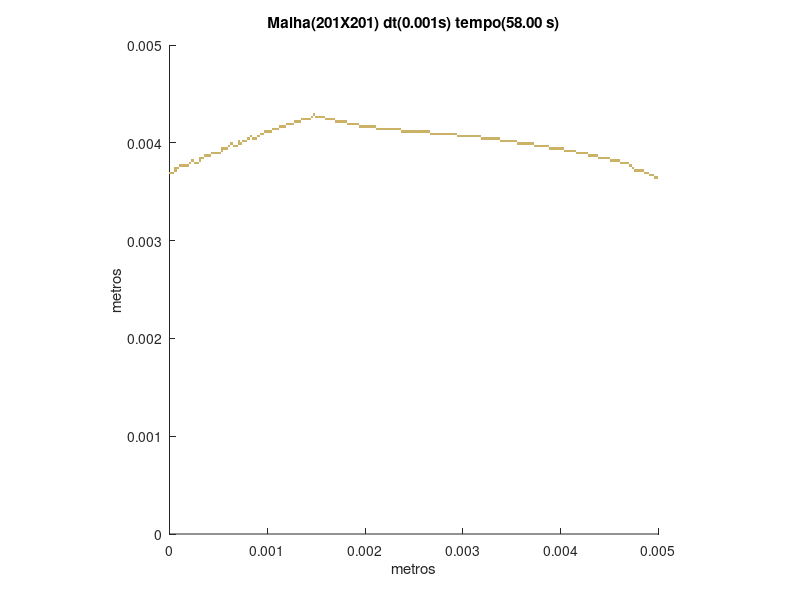

MATLAB code to generate this figure:
set (gca,'PlotBoxAspectRatio',[1 1 1],'Xlim',[0,0.005],'Ylim',[0,0.005])
hold on
title('Malha(201X201) dt(0.001s) tempo(58.00 s)')
hold on
ylabel('metros')
hold on
xlabel('metros')
hold on

fill([0.00495024875621891 0.00495024875621891 0.00497512437810945 0.00497512437810945],[0.0036318407960199 0.00365671641791045 0.00365671641791045 0.0036318407960199],[0.8,0.7,0.4],'LineStyle','none')

fill([0.00497512437810945 0.00497512437810945 0.005 0.005],[0.0036318407960199 0.00365671641791045 0.00365671641791045 0.0036318407960199],[0.8,0.7,0.4],'LineStyle','none')

fill([0.00490049751243781 0.00490049751243781 0.00492537313432836 0.00492537313432836],[0.00365671641791045 0.003681592039801 0.003681592039801 0.00365671641791045],[0.8,0.7,0.4],'LineStyle','none')

fill([0.00492537313432836 0.00492537313432836 0.00495024875621891 0.00495024875621891],[0.00365671641791045 0.003681592039801 0.003681592039801 0.00365671641791045],[0.8,0.7,0.4],'LineStyle','none')

fill([0 0 2.48756218905473E-05 2.48756218905473E-05],[0.003681592039801 0.00370646766169154 0.00370646766169154 0.003681592039801],[0.8,0.7,0.4],'LineStyle','none')

fill([2.48756218905473E-05 2.48756218905473E-05 4.97512437810945E-05 4.97512437810945E-05],[0.003681592039801 0.00370646766169154 0.00370646766169154 0.003681592039801],[0.8,0.7,0.4],'LineStyle','none')

fill([0.00485074626865672 0.00485074626865672 0.00487562189054726 0.00487562189054726],[0.003681592039801 0.00370646766169154 0.00370646766169154 0.003681592039801],[0.8,0.7,0.4],'LineStyle','none')

fill([0.00487562189054726 0.00487562189054726 0.00490049751243781 0.00490049751243781],[0.003681592039801 0.00370646766169154 0.00370646766169154 0.003681592039801],[0.8,0.7,0.4],'LineStyle','none')

fill([4.97512437810945E-05 4.97512437810945E-05 7.46268656716418E-05 7.46268656716418E-05],[0.00370646766169154 0.00373134328358209 0.00373134328358209 0.00370646766169154],[0.8,0.7,0.4],'LineStyle','none')

fill([0.00475124378109453 0.00475124378109453 0.00477611940298507 0.00477611940298507],[0.00370646766169154 0.00373134328358209 0.00373134328358209 0.00370646766169154],[0.8,0.7,0.4],'LineStyle','none')

fill([0.00477611940298507 0.00477611940298507 0.00480099502487562 0.00480099502487562],[0.00370646766169154 0.00373134328358209 0.00373134328358209 0.00370646766169154],[0.8,0.7,0.4],'LineStyle','none')

fill([0.00480099502487562 0.00480099502487562 0.00482587064676617 0.00482587064676617],[0.00370646766169154 0.00373134328358209 0.00373134328358209 0.00370646766169154],[0.8,0.7,0.4],'LineStyle','none')

fill([0.00482587064676617 0.00482587064676617 0.00485074626865672 0.00485074626865672],[0.00370646766169154 0.00373134328358209 0.00373134328358209 0.00370646766169154],[0.8,0.7,0.4],'LineStyle','none')

fill([4.97512437810945E-05 4.97512437810945E-05 7.46268656716418E-05 7.46268656716418E-05],[0.00373134328358209 0.00375621890547264 0.00375621890547264 0.00373134328358209],[0.8,0.7,0.4],'LineStyle','none')

fill([7.46268656716418E-05 7.46268656716418E-05 9.95024875621891E-05 9.95024875621891E-05],[0.00373134328358209 0.00375621890547264 0.00375621890547264 0.00373134328358209],[0.8,0.7,0.4],'LineStyle','none')

fill([0.00472636815920398 0.00472636815920398 0.00475124378109453 0.00475124378109453],[0.00373134328358209 0.00375621890547264 0.00375621890547264 0.00373134328358209],[0.8,0.7,0.4],'LineStyle','none')

fill([9.95024875621891E-05 9.95024875621891E-05 0.000124378109452736 0.000124378109452736],[0.00375621890547264 0.00378109452736318 0.00378109452736318 0.00375621890547264],[0.8,0.7,0.4],'LineStyle','none')

fill([0.000124378109452736 0.000124378109452736 0.000149253731343284 0.000149253731343284],[0.00375621890547264 0.00378109452736318 0.00378109452736318 0.00375621890547264],[0.8,0.7,0.4],'LineStyle','none')

fill([0.000149253731343284 0.000149253731343284 0.000174129353233831 0.000174129353233831],[0.00375621890547264 0.00378109452736318 0.00378109452736318 0.00375621890547264],[0.8,0.7,0.4],'LineStyle','none')

fill([0.000174129353233831 0.000174129353233831 0.000199004975124378 0.000199004975124378],[0.00375621890547264 0.00378109452736318 0.00378109452736318 0.00375621890547264],[0.8,0.7,0.4],'LineStyle','none')

fill([0.00470149253731343 0.00470149253731343 0.00472636815920398 0.00472636815920398],[0.00375621890547264 0.00378109452736318 0.00378109452736318 0.00375621890547264],[0.8,0.7,0.4],'LineStyle','none')

fill([0.000199004975124378 0.000199004975124378 0.000223880597014925 0.000223880597014925],[0.00378109452736318 0.00380597014925373 0.00380597014925373 0.00378109452736318],[0.8,0.7,0.4],'LineStyle','none')

fill([0.000248756218905473 0.000248756218905473 0.00027363184079602 0.00027363184079602],[0.00378109452736318 0.00380597014925373 0.00380597014925373 0.00378109452736318],[0.8,0.7,0.4],'LineStyle','none')

fill([0.00027363184079602 0.00027363184079602 0.000298507462686567 0.000298507462686567],[0.00378109452736318 0.00380597014925373 0.00380597014925373 0.00378109452736318],[0.8,0.7,0.4],'LineStyle','none')

fill([0.00460199004975124 0.00460199004975124 0.00462686567164179 0.00462686567164179],[0.00378109452736318 0.00380597014925373 0.00380597014925373 0.00378109452736318],[0.8,0.7,0.4],'LineStyle','none')

fill([0.00462686567164179 0.00462686567164179 0.00465174129353234 0.00465174129353234],[0.00378109452736318 0.00380597014925373 0.00380597014925373 0.00378109452736318],[0.8,0.7,0.4],'LineStyle','none')

fill([0.00465174129353234 0.00465174129353234 0.00467661691542289 0.00467661691542289],[0.00378109452736318 0.00380597014925373 0.00380597014925373 0.00378109452736318],[0.8,0.7,0.4],'LineStyle','none')

fill([0.00467661691542289 0.00467661691542289 0.00470149253731343 0.00470149253731343],[0.00378109452736318 0.00380597014925373 0.00380597014925373 0.00378109452736318],[0.8,0.7,0.4],'LineStyle','none')

fill([0.000223880597014925 0.000223880597014925 0.000248756218905473 0.000248756218905473],[0.00380597014925373 0.00383084577114428 0.00383084577114428 0.00380597014925373],[0.8,0.7,0.4],'LineStyle','none')

fill([0.000298507462686567 0.000298507462686567 0.000323383084577114 0.000323383084577114],[0.00380597014925373 0.00383084577114428 0.00383084577114428 0.00380597014925373],[0.8,0.7,0.4],'LineStyle','none')

fill([0.00450248756218905 0.00450248756218905 0.0045273631840796 0.0045273631840796],[0.00380597014925373 0.00383084577114428 0.00383084577114428 0.00380597014925373],[0.8,0.7,0.4],'LineStyle','none')

fill([0.0045273631840796 0.0045273631840796 0.00455223880597015 0.00455223880597015],[0.00380597014925373 0.00383084577114428 0.00383084577114428 0.00380597014925373],[0.8,0.7,0.4],'LineStyle','none')

fill([0.00455223880597015 0.00455223880597015 0.0045771144278607 0.0045771144278607],[0.00380597014925373 0.00383084577114428 0.00383084577114428 0.00380597014925373],[0.8,0.7,0.4],'LineStyle','none')

fill([0.0045771144278607 0.0045771144278607 0.00460199004975124 0.00460199004975124],[0.00380597014925373 0.00383084577114428 0.00383084577114428 0.00380597014925373],[0.8,0.7,0.4],'LineStyle','none')

fill([0.000298507462686567 0.000298507462686567 0.000323383084577114 0.000323383084577114],[0.00383084577114428 0.00385572139303483 0.00385572139303483 0.00383084577114428],[0.8,0.7,0.4],'LineStyle','none')

fill([0.000323383084577114 0.000323383084577114 0.000348258706467662 0.000348258706467662],[0.00383084577114428 0.00385572139303483 0.00385572139303483 0.00383084577114428],[0.8,0.7,0.4],'LineStyle','none')

fill([0.00437810945273632 0.00437810945273632 0.00440298507462687 0.00440298507462687],[0.00383084577114428 0.00385572139303483 0.00385572139303483 0.00383084577114428],[0.8,0.7,0.4],'LineStyle','none')

fill([0.00440298507462687 0.00440298507462687 0.00442786069651741 0.00442786069651741],[0.00383084577114428 0.00385572139303483 0.00385572139303483 0.00383084577114428],[0.8,0.7,0.4],'LineStyle','none')

fill([0.00442786069651741 0.00442786069651741 0.00445273631840796 0.00445273631840796],[0.00383084577114428 0.00385572139303483 0.00385572139303483 0.00383084577114428],[0.8,0.7,0.4],'LineStyle','none')

fill([0.00445273631840796 0.00445273631840796 0.00447761194029851 0.00447761194029851],[0.00383084577114428 0.00385572139303483 0.00385572139303483 0.00383084577114428],[0.8,0.7,0.4],'LineStyle','none')

fill([0.00447761194029851 0.00447761194029851 0.00450248756218905 0.00450248756218905],[0.00383084577114428 0.00385572139303483 0.00385572139303483 0.00383084577114428],[0.8,0.7,0.4],'LineStyle','none')

fill([0.000348258706467662 0.000348258706467662 0.000373134328358209 0.000373134328358209],[0.00385572139303483 0.00388059701492537 0.00388059701492537 0.00385572139303483],[0.8,0.7,0.4],'LineStyle','none')

fill([0.000373134328358209 0.000373134328358209 0.000398009950248756 0.000398009950248756],[0.00385572139303483 0.00388059701492537 0.00388059701492537 0.00385572139303483],[0.8,0.7,0.4],'LineStyle','none')

fill([0.000398009950248756 0.000398009950248756 0.000422885572139303 0.000422885572139303],[0.00385572139303483 0.00388059701492537 0.00388059701492537 0.00385572139303483],[0.8,0.7,0.4],'LineStyle','none')

fill([0.00427860696517413 0.00427860696517413 0.00430348258706468 0.00430348258706468],[0.00385572139303483 0.00388059701492537 0.00388059701492537 0.00385572139303483],[0.8,0.7,0.4],'LineStyle','none')

fill([0.00430348258706468 0.00430348258706468 0.00432835820895522 0.00432835820895522],[0.00385572139303483 0.00388059701492537 0.00388059701492537 0.00385572139303483],[0.8,0.7,0.4],'LineStyle','none')

fill([0.00432835820895522 0.00432835820895522 0.00435323383084577 0.00435323383084577],[0.00385572139303483 0.00388059701492537 0.00388059701492537 0.00385572139303483],[0.8,0.7,0.4],'LineStyle','none')

fill([0.00435323383084577 0.00435323383084577 0.00437810945273632 0.00437810945273632],[0.00385572139303483 0.00388059701492537 0.00388059701492537 0.00385572139303483],[0.8,0.7,0.4],'LineStyle','none')

fill([0.000422885572139303 0.000422885572139303 0.000447761194029851 0.000447761194029851],[0.00388059701492537 0.00390547263681592 0.00390547263681592 0.00388059701492537],[0.8,0.7,0.4],'LineStyle','none')

fill([0.000447761194029851 0.000447761194029851 0.000472636815920398 0.000472636815920398],[0.00388059701492537 0.00390547263681592 0.00390547263681592 0.00388059701492537],[0.8,0.7,0.4],'LineStyle','none')

fill([0.000472636815920398 0.000472636815920398 0.000497512437810945 0.000497512437810945],[0.00388059701492537 0.00390547263681592 0.00390547263681592 0.00388059701492537],[0.8,0.7,0.4],'LineStyle','none')

fill([0.000497512437810945 0.000497512437810945 0.000522388059701492 0.000522388059701492],[0.00388059701492537 0.00390547263681592 0.00390547263681592 0.00388059701492537],[0.8,0.7,0.4],'LineStyle','none')

fill([0.00415422885572139 0.00415422885572139 0.00417910447761194 0.00417910447761194],[0.00388059701492537 0.00390547263681592 0.00390547263681592 0.00388059701492537],[0.8,0.7,0.4],'LineStyle','none')

fill([0.00417910447761194 0.00417910447761194 0.00420398009950249 0.00420398009950249],[0.00388059701492537 0.00390547263681592 0.00390547263681592 0.00388059701492537],[0.8,0.7,0.4],'LineStyle','none')

fill([0.00420398009950249 0.00420398009950249 0.00422885572139303 0.00422885572139303],[0.00388059701492537 0.00390547263681592 0.00390547263681592 0.00388059701492537],[0.8,0.7,0.4],'LineStyle','none')

fill([0.00422885572139303 0.00422885572139303 0.00425373134328358 0.00425373134328358],[0.00388059701492537 0.00390547263681592 0.00390547263681592 0.00388059701492537],[0.8,0.7,0.4],'LineStyle','none')

fill([0.00425373134328358 0.00425373134328358 0.00427860696517413 0.00427860696517413],[0.00388059701492537 0.00390547263681592 0.00390547263681592 0.00388059701492537],[0.8,0.7,0.4],'LineStyle','none')

fill([0.000522388059701492 0.000522388059701492 0.00054726368159204 0.00054726368159204],[0.00390547263681592 0.00393034825870647 0.00393034825870647 0.00390547263681592],[0.8,0.7,0.4],'LineStyle','none')

fill([0.00402985074626866 0.00402985074626866 0.0040547263681592 0.0040547263681592],[0.00390547263681592 0.00393034825870647 0.00393034825870647 0.00390547263681592],[0.8,0.7,0.4],'LineStyle','none')

fill([0.0040547263681592 0.0040547263681592 0.00407960199004975 0.00407960199004975],[0.00390547263681592 0.00393034825870647 0.00393034825870647 0.00390547263681592],[0.8,0.7,0.4],'LineStyle','none')

fill([0.00407960199004975 0.00407960199004975 0.0041044776119403 0.0041044776119403],[0.00390547263681592 0.00393034825870647 0.00393034825870647 0.00390547263681592],[0.8,0.7,0.4],'LineStyle','none')

fill([0.0041044776119403 0.0041044776119403 0.00412935323383085 0.00412935323383085],[0.00390547263681592 0.00393034825870647 0.00393034825870647 0.00390547263681592],[0.8,0.7,0.4],'LineStyle','none')

fill([0.00412935323383085 0.00412935323383085 0.00415422885572139 0.00415422885572139],[0.00390547263681592 0.00393034825870647 0.00393034825870647 0.00390547263681592],[0.8,0.7,0.4],'LineStyle','none')

fill([0.000522388059701492 0.000522388059701492 0.00054726368159204 0.00054726368159204],[0.00393034825870647 0.00395522388059701 0.00395522388059701 0.00393034825870647],[0.8,0.7,0.4],'LineStyle','none')

fill([0.00054726368159204 0.00054726368159204 0.000572139303482587 0.000572139303482587],[0.00393034825870647 0.00395522388059701 0.00395522388059701 0.00393034825870647],[0.8,0.7,0.4],'LineStyle','none')

fill([0.000572139303482587 0.000572139303482587 0.000597014925373134 0.000597014925373134],[0.00393034825870647 0.00395522388059701 0.00395522388059701 0.00393034825870647],[0.8,0.7,0.4],'LineStyle','none')

fill([0.00388059701492537 0.00388059701492537 0.00390547263681592 0.00390547263681592],[0.00393034825870647 0.00395522388059701 0.00395522388059701 0.00393034825870647],[0.8,0.7,0.4],'LineStyle','none')

fill([0.00390547263681592 0.00390547263681592 0.00393034825870647 0.00393034825870647],[0.00393034825870647 0.00395522388059701 0.00395522388059701 0.00393034825870647],[0.8,0.7,0.4],'LineStyle','none')

fill([0.00393034825870647 0.00393034825870647 0.00395522388059701 0.00395522388059701],[0.00393034825870647 0.00395522388059701 0.00395522388059701 0.00393034825870647],[0.8,0.7,0.4],'LineStyle','none')

fill([0.00395522388059701 0.00395522388059701 0.00398009950248756 0.00398009950248756],[0.00393034825870647 0.00395522388059701 0.00395522388059701 0.00393034825870647],[0.8,0.7,0.4],'LineStyle','none')

fill([0.00398009950248756 0.00398009950248756 0.00400497512437811 0.00400497512437811],[0.00393034825870647 0.00395522388059701 0.00395522388059701 0.00393034825870647],[0.8,0.7,0.4],'LineStyle','none')

fill([0.00400497512437811 0.00400497512437811 0.00402985074626866 0.00402985074626866],[0.00393034825870647 0.00395522388059701 0.00395522388059701 0.00393034825870647],[0.8,0.7,0.4],'LineStyle','none')

fill([0.000597014925373134 0.000597014925373134 0.000621890547263682 0.000621890547263682],[0.00395522388059701 0.00398009950248756 0.00398009950248756 0.00395522388059701],[0.8,0.7,0.4],'LineStyle','none')

fill([0.000646766169154229 0.000646766169154229 0.000671641791044776 0.000671641791044776],[0.00395522388059701 0.00398009950248756 0.00398009950248756 0.00395522388059701],[0.8,0.7,0.4],'LineStyle','none')

fill([0.000671641791044776 0.000671641791044776 0.000696517412935323 0.000696517412935323],[0.00395522388059701 0.00398009950248756 0.00398009950248756 0.00395522388059701],[0.8,0.7,0.4],'LineStyle','none')

fill([0.00373134328358209 0.00373134328358209 0.00375621890547264 0.00375621890547264],[0.00395522388059701 0.00398009950248756 0.00398009950248756 0.00395522388059701],[0.8,0.7,0.4],'LineStyle','none')

fill([0.00375621890547264 0.00375621890547264 0.00378109452736318 0.00378109452736318],[0.00395522388059701 0.00398009950248756 0.00398009950248756 0.00395522388059701],[0.8,0.7,0.4],'LineStyle','none')

fill([0.00378109452736318 0.00378109452736318 0.00380597014925373 0.00380597014925373],[0.00395522388059701 0.00398009950248756 0.00398009950248756 0.00395522388059701],[0.8,0.7,0.4],'LineStyle','none')

fill([0.00380597014925373 0.00380597014925373 0.00383084577114428 0.00383084577114428],[0.00395522388059701 0.00398009950248756 0.00398009950248756 0.00395522388059701],[0.8,0.7,0.4],'LineStyle','none')

fill([0.00383084577114428 0.00383084577114428 0.00385572139303483 0.00385572139303483],[0.00395522388059701 0.00398009950248756 0.00398009950248756 0.00395522388059701],[0.8,0.7,0.4],'LineStyle','none')

fill([0.00385572139303483 0.00385572139303483 0.00388059701492537 0.00388059701492537],[0.00395522388059701 0.00398009950248756 0.00398009950248756 0.00395522388059701],[0.8,0.7,0.4],'LineStyle','none')

fill([0.000621890547263682 0.000621890547263682 0.000646766169154229 0.000646766169154229],[0.00398009950248756 0.00400497512437811 0.00400497512437811 0.00398009950248756],[0.8,0.7,0.4],'LineStyle','none')

fill([0.000696517412935323 0.000696517412935323 0.000721393034825871 0.000721393034825871],[0.00398009950248756 0.00400497512437811 0.00400497512437811 0.00398009950248756],[0.8,0.7,0.4],'LineStyle','none')

fill([0.000721393034825871 0.000721393034825871 0.000746268656716418 0.000746268656716418],[0.00398009950248756 0.00400497512437811 0.00400497512437811 0.00398009950248756],[0.8,0.7,0.4],'LineStyle','none')

fill([0.00355721393034826 0.00355721393034826 0.00358208955223881 0.00358208955223881],[0.00398009950248756 0.00400497512437811 0.00400497512437811 0.00398009950248756],[0.8,0.7,0.4],'LineStyle','none')

fill([0.00358208955223881 0.00358208955223881 0.00360696517412935 0.00360696517412935],[0.00398009950248756 0.00400497512437811 0.00400497512437811 0.00398009950248756],[0.8,0.7,0.4],'LineStyle','none')

fill([0.00360696517412935 0.00360696517412935 0.0036318407960199 0.0036318407960199],[0.00398009950248756 0.00400497512437811 0.00400497512437811 0.00398009950248756],[0.8,0.7,0.4],'LineStyle','none')

fill([0.0036318407960199 0.0036318407960199 0.00365671641791045 0.00365671641791045],[0.00398009950248756 0.00400497512437811 0.00400497512437811 0.00398009950248756],[0.8,0.7,0.4],'LineStyle','none')

fill([0.00365671641791045 0.00365671641791045 0.003681592039801 0.003681592039801],[0.00398009950248756 0.00400497512437811 0.00400497512437811 0.00398009950248756],[0.8,0.7,0.4],'LineStyle','none')

fill([0.003681592039801 0.003681592039801 0.00370646766169154 0.00370646766169154],[0.00398009950248756 0.00400497512437811 0.00400497512437811 0.00398009950248756],[0.8,0.7,0.4],'LineStyle','none')

fill([0.00370646766169154 0.00370646766169154 0.00373134328358209 0.00373134328358209],[0.00398009950248756 0.00400497512437811 0.00400497512437811 0.00398009950248756],[0.8,0.7,0.4],'LineStyle','none')

fill([0.000696517412935323 0.000696517412935323 0.000721393034825871 0.000721393034825871],[0.00400497512437811 0.00402985074626866 0.00402985074626866 0.00400497512437811],[0.8,0.7,0.4],'LineStyle','none')

fill([0.000746268656716418 0.000746268656716418 0.000771144278606965 0.000771144278606965],[0.00400497512437811 0.00402985074626866 0.00402985074626866 0.00400497512437811],[0.8,0.7,0.4],'LineStyle','none')

fill([0.000771144278606965 0.000771144278606965 0.000796019900497512 0.000796019900497512],[0.00400497512437811 0.00402985074626866 0.00402985074626866 0.00400497512437811],[0.8,0.7,0.4],'LineStyle','none')

fill([0.00338308457711443 0.00338308457711443 0.00340796019900498 0.00340796019900498],[0.00400497512437811 0.00402985074626866 0.00402985074626866 0.00400497512437811],[0.8,0.7,0.4],'LineStyle','none')

fill([0.00340796019900498 0.00340796019900498 0.00343283582089552 0.00343283582089552],[0.00400497512437811 0.00402985074626866 0.00402985074626866 0.00400497512437811],[0.8,0.7,0.4],'LineStyle','none')

fill([0.00343283582089552 0.00343283582089552 0.00345771144278607 0.00345771144278607],[0.00400497512437811 0.00402985074626866 0.00402985074626866 0.00400497512437811],[0.8,0.7,0.4],'LineStyle','none')

fill([0.00345771144278607 0.00345771144278607 0.00348258706467662 0.00348258706467662],[0.00400497512437811 0.00402985074626866 0.00402985074626866 0.00400497512437811],[0.8,0.7,0.4],'LineStyle','none')

fill([0.00348258706467662 0.00348258706467662 0.00350746268656716 0.00350746268656716],[0.00400497512437811 0.00402985074626866 0.00402985074626866 0.00400497512437811],[0.8,0.7,0.4],'LineStyle','none')

fill([0.00350746268656716 0.00350746268656716 0.00353233830845771 0.00353233830845771],[0.00400497512437811 0.00402985074626866 0.00402985074626866 0.00400497512437811],[0.8,0.7,0.4],'LineStyle','none')

fill([0.00353233830845771 0.00353233830845771 0.00355721393034826 0.00355721393034826],[0.00400497512437811 0.00402985074626866 0.00402985074626866 0.00400497512437811],[0.8,0.7,0.4],'LineStyle','none')

fill([0.000796019900497512 0.000796019900497512 0.00082089552238806 0.00082089552238806],[0.00402985074626866 0.0040547263681592 0.0040547263681592 0.00402985074626866],[0.8,0.7,0.4],'LineStyle','none')

fill([0.000845771144278607 0.000845771144278607 0.000870646766169154 0.000870646766169154],[0.00402985074626866 0.0040547263681592 0.0040547263681592 0.00402985074626866],[0.8,0.7,0.4],'LineStyle','none')

fill([0.000870646766169154 0.000870646766169154 0.000895522388059702 0.000895522388059702],[0.00402985074626866 0.0040547263681592 0.0040547263681592 0.00402985074626866],[0.8,0.7,0.4],'LineStyle','none')

fill([0.00318407960199005 0.00318407960199005 0.0032089552238806 0.0032089552238806],[0.00402985074626866 0.0040547263681592 0.0040547263681592 0.00402985074626866],[0.8,0.7,0.4],'LineStyle','none')

fill([0.0032089552238806 0.0032089552238806 0.00323383084577114 0.00323383084577114],[0.00402985074626866 0.0040547263681592 0.0040547263681592 0.00402985074626866],[0.8,0.7,0.4],'LineStyle','none')

fill([0.00323383084577114 0.00323383084577114 0.00325870646766169 0.00325870646766169],[0.00402985074626866 0.0040547263681592 0.0040547263681592 0.00402985074626866],[0.8,0.7,0.4],'LineStyle','none')

fill([0.00325870646766169 0.00325870646766169 0.00328358208955224 0.00328358208955224],[0.00402985074626866 0.0040547263681592 0.0040547263681592 0.00402985074626866],[0.8,0.7,0.4],'LineStyle','none')

fill([0.00328358208955224 0.00328358208955224 0.00330845771144279 0.00330845771144279],[0.00402985074626866 0.0040547263681592 0.0040547263681592 0.00402985074626866],[0.8,0.7,0.4],'LineStyle','none')

fill([0.00330845771144279 0.00330845771144279 0.00333333333333333 0.00333333333333333],[0.00402985074626866 0.0040547263681592 0.0040547263681592 0.00402985074626866],[0.8,0.7,0.4],'LineStyle','none')

fill([0.00333333333333333 0.00333333333333333 0.00335820895522388 0.00335820895522388],[0.00402985074626866 0.0040547263681592 0.0040547263681592 0.00402985074626866],[0.8,0.7,0.4],'LineStyle','none')

fill([0.00335820895522388 0.00335820895522388 0.00338308457711443 0.00338308457711443],[0.00402985074626866 0.0040547263681592 0.0040547263681592 0.00402985074626866],[0.8,0.7,0.4],'LineStyle','none')

fill([0.00082089552238806 0.00082089552238806 0.000845771144278607 0.000845771144278607],[0.0040547263681592 0.00407960199004975 0.00407960199004975 0.0040547263681592],[0.8,0.7,0.4],'LineStyle','none')

fill([0.000895522388059702 0.000895522388059702 0.000920398009950249 0.000920398009950249],[0.0040547263681592 0.00407960199004975 0.00407960199004975 0.0040547263681592],[0.8,0.7,0.4],'LineStyle','none')

fill([0.00293532338308458 0.00293532338308458 0.00296019900497512 0.00296019900497512],[0.0040547263681592 0.00407960199004975 0.00407960199004975 0.0040547263681592],[0.8,0.7,0.4],'LineStyle','none')

fill([0.00296019900497512 0.00296019900497512 0.00298507462686567 0.00298507462686567],[0.0040547263681592 0.00407960199004975 0.00407960199004975 0.0040547263681592],[0.8,0.7,0.4],'LineStyle','none')

fill([0.00298507462686567 0.00298507462686567 0.00300995024875622 0.00300995024875622],[0.0040547263681592 0.00407960199004975 0.00407960199004975 0.0040547263681592],[0.8,0.7,0.4],'LineStyle','none')

fill([0.00300995024875622 0.00300995024875622 0.00303482587064677 0.00303482587064677],[0.0040547263681592 0.00407960199004975 0.00407960199004975 0.0040547263681592],[0.8,0.7,0.4],'LineStyle','none')

fill([0.00303482587064677 0.00303482587064677 0.00305970149253731 0.00305970149253731],[0.0040547263681592 0.00407960199004975 0.00407960199004975 0.0040547263681592],[0.8,0.7,0.4],'LineStyle','none')

fill([0.00305970149253731 0.00305970149253731 0.00308457711442786 0.00308457711442786],[0.0040547263681592 0.00407960199004975 0.00407960199004975 0.0040547263681592],[0.8,0.7,0.4],'LineStyle','none')

fill([0.00308457711442786 0.00308457711442786 0.00310945273631841 0.00310945273631841],[0.0040547263681592 0.00407960199004975 0.00407960199004975 0.0040547263681592],[0.8,0.7,0.4],'LineStyle','none')

fill([0.00310945273631841 0.00310945273631841 0.00313432835820896 0.00313432835820896],[0.0040547263681592 0.00407960199004975 0.00407960199004975 0.0040547263681592],[0.8,0.7,0.4],'LineStyle','none')

fill([0.00313432835820896 0.00313432835820896 0.0031592039800995 0.0031592039800995],[0.0040547263681592 0.00407960199004975 0.00407960199004975 0.0040547263681592],[0.8,0.7,0.4],'LineStyle','none')

fill([0.0031592039800995 0.0031592039800995 0.00318407960199005 0.00318407960199005],[0.0040547263681592 0.00407960199004975 0.00407960199004975 0.0040547263681592],[0.8,0.7,0.4],'LineStyle','none')

fill([0.000920398009950249 0.000920398009950249 0.000945273631840796 0.000945273631840796],[0.00407960199004975 0.0041044776119403 0.0041044776119403 0.00407960199004975],[0.8,0.7,0.4],'LineStyle','none')

fill([0.000945273631840796 0.000945273631840796 0.000970149253731343 0.000970149253731343],[0.00407960199004975 0.0041044776119403 0.0041044776119403 0.00407960199004975],[0.8,0.7,0.4],'LineStyle','none')

fill([0.00266169154228856 0.00266169154228856 0.0026865671641791 0.0026865671641791],[0.00407960199004975 0.0041044776119403 0.0041044776119403 0.00407960199004975],[0.8,0.7,0.4],'LineStyle','none')

fill([0.0026865671641791 0.0026865671641791 0.00271144278606965 0.00271144278606965],[0.00407960199004975 0.0041044776119403 0.0041044776119403 0.00407960199004975],[0.8,0.7,0.4],'LineStyle','none')

fill([0.00271144278606965 0.00271144278606965 0.0027363184079602 0.0027363184079602],[0.00407960199004975 0.0041044776119403 0.0041044776119403 0.00407960199004975],[0.8,0.7,0.4],'LineStyle','none')

fill([0.0027363184079602 0.0027363184079602 0.00276119402985075 0.00276119402985075],[0.00407960199004975 0.0041044776119403 0.0041044776119403 0.00407960199004975],[0.8,0.7,0.4],'LineStyle','none')

fill([0.00276119402985075 0.00276119402985075 0.00278606965174129 0.00278606965174129],[0.00407960199004975 0.0041044776119403 0.0041044776119403 0.00407960199004975],[0.8,0.7,0.4],'LineStyle','none')

fill([0.00278606965174129 0.00278606965174129 0.00281094527363184 0.00281094527363184],[0.00407960199004975 0.0041044776119403 0.0041044776119403 0.00407960199004975],[0.8,0.7,0.4],'LineStyle','none')

fill([0.00281094527363184 0.00281094527363184 0.00283582089552239 0.00283582089552239],[0.00407960199004975 0.0041044776119403 0.0041044776119403 0.00407960199004975],[0.8,0.7,0.4],'LineStyle','none')

fill([0.00283582089552239 0.00283582089552239 0.00286069651741294 0.00286069651741294],[0.00407960199004975 0.0041044776119403 0.0041044776119403 0.00407960199004975],[0.8,0.7,0.4],'LineStyle','none')

fill([0.00286069651741294 0.00286069651741294 0.00288557213930348 0.00288557213930348],[0.00407960199004975 0.0041044776119403 0.0041044776119403 0.00407960199004975],[0.8,0.7,0.4],'LineStyle','none')

fill([0.00288557213930348 0.00288557213930348 0.00291044776119403 0.00291044776119403],[0.00407960199004975 0.0041044776119403 0.0041044776119403 0.00407960199004975],[0.8,0.7,0.4],'LineStyle','none')

fill([0.00291044776119403 0.00291044776119403 0.00293532338308458 0.00293532338308458],[0.00407960199004975 0.0041044776119403 0.0041044776119403 0.00407960199004975],[0.8,0.7,0.4],'LineStyle','none')

fill([0.000970149253731343 0.000970149253731343 0.00099502487562189 0.00099502487562189],[0.0041044776119403 0.00412935323383085 0.00412935323383085 0.0041044776119403],[0.8,0.7,0.4],'LineStyle','none')

fill([0.00099502487562189 0.00099502487562189 0.00101990049751244 0.00101990049751244],[0.0041044776119403 0.00412935323383085 0.00412935323383085 0.0041044776119403],[0.8,0.7,0.4],'LineStyle','none')

fill([0.00101990049751244 0.00101990049751244 0.00104477611940298 0.00104477611940298],[0.0041044776119403 0.00412935323383085 0.00412935323383085 0.0041044776119403],[0.8,0.7,0.4],'LineStyle','none')

fill([0.00236318407960199 0.00236318407960199 0.00238805970149254 0.00238805970149254],[0.0041044776119403 0.00412935323383085 0.00412935323383085 0.0041044776119403],[0.8,0.7,0.4],'LineStyle','none')

fill([0.00238805970149254 0.00238805970149254 0.00241293532338308 0.00241293532338308],[0.0041044776119403 0.00412935323383085 0.00412935323383085 0.0041044776119403],[0.8,0.7,0.4],'LineStyle','none')

fill([0.00241293532338308 0.00241293532338308 0.00243781094527363 0.00243781094527363],[0.0041044776119403 0.00412935323383085 0.00412935323383085 0.0041044776119403],[0.8,0.7,0.4],'LineStyle','none')

fill([0.00243781094527363 0.00243781094527363 0.00246268656716418 0.00246268656716418],[0.0041044776119403 0.00412935323383085 0.00412935323383085 0.0041044776119403],[0.8,0.7,0.4],'LineStyle','none')

fill([0.00246268656716418 0.00246268656716418 0.00248756218905473 0.00248756218905473],[0.0041044776119403 0.00412935323383085 0.00412935323383085 0.0041044776119403],[0.8,0.7,0.4],'LineStyle','none')

fill([0.00248756218905473 0.00248756218905473 0.00251243781094527 0.00251243781094527],[0.0041044776119403 0.00412935323383085 0.00412935323383085 0.0041044776119403],[0.8,0.7,0.4],'LineStyle','none')

fill([0.00251243781094527 0.00251243781094527 0.00253731343283582 0.00253731343283582],[0.0041044776119403 0.00412935323383085 0.00412935323383085 0.0041044776119403],[0.8,0.7,0.4],'LineStyle','none')

fill([0.00253731343283582 0.00253731343283582 0.00256218905472637 0.00256218905472637],[0.0041044776119403 0.00412935323383085 0.00412935323383085 0.0041044776119403],[0.8,0.7,0.4],'LineStyle','none')

fill([0.00256218905472637 0.00256218905472637 0.00258706467661692 0.00258706467661692],[0.0041044776119403 0.00412935323383085 0.00412935323383085 0.0041044776119403],[0.8,0.7,0.4],'LineStyle','none')

fill([0.00258706467661692 0.00258706467661692 0.00261194029850746 0.00261194029850746],[0.0041044776119403 0.00412935323383085 0.00412935323383085 0.0041044776119403],[0.8,0.7,0.4],'LineStyle','none')

fill([0.00261194029850746 0.00261194029850746 0.00263681592039801 0.00263681592039801],[0.0041044776119403 0.00412935323383085 0.00412935323383085 0.0041044776119403],[0.8,0.7,0.4],'LineStyle','none')

fill([0.00263681592039801 0.00263681592039801 0.00266169154228856 0.00266169154228856],[0.0041044776119403 0.00412935323383085 0.00412935323383085 0.0041044776119403],[0.8,0.7,0.4],'LineStyle','none')

fill([0.00104477611940298 0.00104477611940298 0.00106965174129353 0.00106965174129353],[0.00412935323383085 0.00415422885572139 0.00415422885572139 0.00412935323383085],[0.8,0.7,0.4],'LineStyle','none')

fill([0.00106965174129353 0.00106965174129353 0.00109452736318408 0.00109452736318408],[0.00412935323383085 0.00415422885572139 0.00415422885572139 0.00412935323383085],[0.8,0.7,0.4],'LineStyle','none')

fill([0.00109452736318408 0.00109452736318408 0.00111940298507463 0.00111940298507463],[0.00412935323383085 0.00415422885572139 0.00415422885572139 0.00412935323383085],[0.8,0.7,0.4],'LineStyle','none')

fill([0.00211442786069652 0.00211442786069652 0.00213930348258706 0.00213930348258706],[0.00412935323383085 0.00415422885572139 0.00415422885572139 0.00412935323383085],[0.8,0.7,0.4],'LineStyle','none')

fill([0.00213930348258706 0.00213930348258706 0.00216417910447761 0.00216417910447761],[0.00412935323383085 0.00415422885572139 0.00415422885572139 0.00412935323383085],[0.8,0.7,0.4],'LineStyle','none')

fill([0.00216417910447761 0.00216417910447761 0.00218905472636816 0.00218905472636816],[0.00412935323383085 0.00415422885572139 0.00415422885572139 0.00412935323383085],[0.8,0.7,0.4],'LineStyle','none')

fill([0.00218905472636816 0.00218905472636816 0.00221393034825871 0.00221393034825871],[0.00412935323383085 0.00415422885572139 0.00415422885572139 0.00412935323383085],[0.8,0.7,0.4],'LineStyle','none')

fill([0.00221393034825871 0.00221393034825871 0.00223880597014925 0.00223880597014925],[0.00412935323383085 0.00415422885572139 0.00415422885572139 0.00412935323383085],[0.8,0.7,0.4],'LineStyle','none')

fill([0.00223880597014925 0.00223880597014925 0.0022636815920398 0.0022636815920398],[0.00412935323383085 0.00415422885572139 0.00415422885572139 0.00412935323383085],[0.8,0.7,0.4],'LineStyle','none')

fill([0.0022636815920398 0.0022636815920398 0.00228855721393035 0.00228855721393035],[0.00412935323383085 0.00415422885572139 0.00415422885572139 0.00412935323383085],[0.8,0.7,0.4],'LineStyle','none')

fill([0.00228855721393035 0.00228855721393035 0.0023134328358209 0.0023134328358209],[0.00412935323383085 0.00415422885572139 0.00415422885572139 0.00412935323383085],[0.8,0.7,0.4],'LineStyle','none')

fill([0.0023134328358209 0.0023134328358209 0.00233830845771144 0.00233830845771144],[0.00412935323383085 0.00415422885572139 0.00415422885572139 0.00412935323383085],[0.8,0.7,0.4],'LineStyle','none')

fill([0.00233830845771144 0.00233830845771144 0.00236318407960199 0.00236318407960199],[0.00412935323383085 0.00415422885572139 0.00415422885572139 0.00412935323383085],[0.8,0.7,0.4],'LineStyle','none')

fill([0.00111940298507463 0.00111940298507463 0.00114427860696517 0.00114427860696517],[0.00415422885572139 0.00417910447761194 0.00417910447761194 0.00415422885572139],[0.8,0.7,0.4],'LineStyle','none')

fill([0.00114427860696517 0.00114427860696517 0.00116915422885572 0.00116915422885572],[0.00415422885572139 0.00417910447761194 0.00417910447761194 0.00415422885572139],[0.8,0.7,0.4],'LineStyle','none')

fill([0.00116915422885572 0.00116915422885572 0.00119402985074627 0.00119402985074627],[0.00415422885572139 0.00417910447761194 0.00417910447761194 0.00415422885572139],[0.8,0.7,0.4],'LineStyle','none')

fill([0.00194029850746269 0.00194029850746269 0.00196517412935323 0.00196517412935323],[0.00415422885572139 0.00417910447761194 0.00417910447761194 0.00415422885572139],[0.8,0.7,0.4],'LineStyle','none')

fill([0.00196517412935323 0.00196517412935323 0.00199004975124378 0.00199004975124378],[0.00415422885572139 0.00417910447761194 0.00417910447761194 0.00415422885572139],[0.8,0.7,0.4],'LineStyle','none')

fill([0.00199004975124378 0.00199004975124378 0.00201492537313433 0.00201492537313433],[0.00415422885572139 0.00417910447761194 0.00417910447761194 0.00415422885572139],[0.8,0.7,0.4],'LineStyle','none')

fill([0.00201492537313433 0.00201492537313433 0.00203980099502488 0.00203980099502488],[0.00415422885572139 0.00417910447761194 0.00417910447761194 0.00415422885572139],[0.8,0.7,0.4],'LineStyle','none')

fill([0.00203980099502488 0.00203980099502488 0.00206467661691542 0.00206467661691542],[0.00415422885572139 0.00417910447761194 0.00417910447761194 0.00415422885572139],[0.8,0.7,0.4],'LineStyle','none')

fill([0.00206467661691542 0.00206467661691542 0.00208955223880597 0.00208955223880597],[0.00415422885572139 0.00417910447761194 0.00417910447761194 0.00415422885572139],[0.8,0.7,0.4],'LineStyle','none')

fill([0.00208955223880597 0.00208955223880597 0.00211442786069652 0.00211442786069652],[0.00415422885572139 0.00417910447761194 0.00417910447761194 0.00415422885572139],[0.8,0.7,0.4],'LineStyle','none')

fill([0.00119402985074627 0.00119402985074627 0.00121890547263682 0.00121890547263682],[0.00417910447761194 0.00420398009950249 0.00420398009950249 0.00417910447761194],[0.8,0.7,0.4],'LineStyle','none')

fill([0.00121890547263682 0.00121890547263682 0.00124378109452736 0.00124378109452736],[0.00417910447761194 0.00420398009950249 0.00420398009950249 0.00417910447761194],[0.8,0.7,0.4],'LineStyle','none')

fill([0.00124378109452736 0.00124378109452736 0.00126865671641791 0.00126865671641791],[0.00417910447761194 0.00420398009950249 0.00420398009950249 0.00417910447761194],[0.8,0.7,0.4],'LineStyle','none')

fill([0.00181592039800995 0.00181592039800995 0.0018407960199005 0.0018407960199005],[0.00417910447761194 0.00420398009950249 0.00420398009950249 0.00417910447761194],[0.8,0.7,0.4],'LineStyle','none')

fill([0.0018407960199005 0.0018407960199005 0.00186567164179104 0.00186567164179104],[0.00417910447761194 0.00420398009950249 0.00420398009950249 0.00417910447761194],[0.8,0.7,0.4],'LineStyle','none')

fill([0.00186567164179104 0.00186567164179104 0.00189054726368159 0.00189054726368159],[0.00417910447761194 0.00420398009950249 0.00420398009950249 0.00417910447761194],[0.8,0.7,0.4],'LineStyle','none')

fill([0.00189054726368159 0.00189054726368159 0.00191542288557214 0.00191542288557214],[0.00417910447761194 0.00420398009950249 0.00420398009950249 0.00417910447761194],[0.8,0.7,0.4],'LineStyle','none')

fill([0.00191542288557214 0.00191542288557214 0.00194029850746269 0.00194029850746269],[0.00417910447761194 0.00420398009950249 0.00420398009950249 0.00417910447761194],[0.8,0.7,0.4],'LineStyle','none')

fill([0.00126865671641791 0.00126865671641791 0.00129353233830846 0.00129353233830846],[0.00420398009950249 0.00422885572139303 0.00422885572139303 0.00420398009950249],[0.8,0.7,0.4],'LineStyle','none')

fill([0.00129353233830846 0.00129353233830846 0.001318407960199 0.001318407960199],[0.00420398009950249 0.00422885572139303 0.00422885572139303 0.00420398009950249],[0.8,0.7,0.4],'LineStyle','none')

fill([0.001318407960199 0.001318407960199 0.00134328358208955 0.00134328358208955],[0.00420398009950249 0.00422885572139303 0.00422885572139303 0.00420398009950249],[0.8,0.7,0.4],'LineStyle','none')

fill([0.00169154228855721 0.00169154228855721 0.00171641791044776 0.00171641791044776],[0.00420398009950249 0.00422885572139303 0.00422885572139303 0.00420398009950249],[0.8,0.7,0.4],'LineStyle','none')

fill([0.00171641791044776 0.00171641791044776 0.00174129353233831 0.00174129353233831],[0.00420398009950249 0.00422885572139303 0.00422885572139303 0.00420398009950249],[0.8,0.7,0.4],'LineStyle','none')

fill([0.00174129353233831 0.00174129353233831 0.00176616915422886 0.00176616915422886],[0.00420398009950249 0.00422885572139303 0.00422885572139303 0.00420398009950249],[0.8,0.7,0.4],'LineStyle','none')

fill([0.00176616915422886 0.00176616915422886 0.0017910447761194 0.0017910447761194],[0.00420398009950249 0.00422885572139303 0.00422885572139303 0.00420398009950249],[0.8,0.7,0.4],'LineStyle','none')

fill([0.0017910447761194 0.0017910447761194 0.00181592039800995 0.00181592039800995],[0.00420398009950249 0.00422885572139303 0.00422885572139303 0.00420398009950249],[0.8,0.7,0.4],'LineStyle','none')

fill([0.00134328358208955 0.00134328358208955 0.0013681592039801 0.0013681592039801],[0.00422885572139303 0.00425373134328358 0.00425373134328358 0.00422885572139303],[0.8,0.7,0.4],'LineStyle','none')

fill([0.0013681592039801 0.0013681592039801 0.00139303482587065 0.00139303482587065],[0.00422885572139303 0.00425373134328358 0.00425373134328358 0.00422885572139303],[0.8,0.7,0.4],'LineStyle','none')

fill([0.00139303482587065 0.00139303482587065 0.00141791044776119 0.00141791044776119],[0.00422885572139303 0.00425373134328358 0.00425373134328358 0.00422885572139303],[0.8,0.7,0.4],'LineStyle','none')

fill([0.00141791044776119 0.00141791044776119 0.00144278606965174 0.00144278606965174],[0.00422885572139303 0.00425373134328358 0.00425373134328358 0.00422885572139303],[0.8,0.7,0.4],'LineStyle','none')

fill([0.00159203980099502 0.00159203980099502 0.00161691542288557 0.00161691542288557],[0.00422885572139303 0.00425373134328358 0.00425373134328358 0.00422885572139303],[0.8,0.7,0.4],'LineStyle','none')

fill([0.00161691542288557 0.00161691542288557 0.00164179104477612 0.00164179104477612],[0.00422885572139303 0.00425373134328358 0.00425373134328358 0.00422885572139303],[0.8,0.7,0.4],'LineStyle','none')

fill([0.00164179104477612 0.00164179104477612 0.00166666666666667 0.00166666666666667],[0.00422885572139303 0.00425373134328358 0.00425373134328358 0.00422885572139303],[0.8,0.7,0.4],'LineStyle','none')

fill([0.00166666666666667 0.00166666666666667 0.00169154228855721 0.00169154228855721],[0.00422885572139303 0.00425373134328358 0.00425373134328358 0.00422885572139303],[0.8,0.7,0.4],'LineStyle','none')

fill([0.00144278606965174 0.00144278606965174 0.00146766169154229 0.00146766169154229],[0.00425373134328358 0.00427860696517413 0.00427860696517413 0.00425373134328358],[0.8,0.7,0.4],'LineStyle','none')

fill([0.00149253731343284 0.00149253731343284 0.00151741293532338 0.00151741293532338],[0.00425373134328358 0.00427860696517413 0.00427860696517413 0.00425373134328358],[0.8,0.7,0.4],'LineStyle','none')

fill([0.00151741293532338 0.00151741293532338 0.00154228855721393 0.00154228855721393],[0.00425373134328358 0.00427860696517413 0.00427860696517413 0.00425373134328358],[0.8,0.7,0.4],'LineStyle','none')

fill([0.00154228855721393 0.00154228855721393 0.00156716417910448 0.00156716417910448],[0.00425373134328358 0.00427860696517413 0.00427860696517413 0.00425373134328358],[0.8,0.7,0.4],'LineStyle','none')

fill([0.00156716417910448 0.00156716417910448 0.00159203980099502 0.00159203980099502],[0.00425373134328358 0.00427860696517413 0.00427860696517413 0.00425373134328358],[0.8,0.7,0.4],'LineStyle','none')

fill([0.00146766169154229 0.00146766169154229 0.00149253731343284 0.00149253731343284],[0.00427860696517413 0.00430348258706468 0.00430348258706468 0.00427860696517413],[0.8,0.7,0.4],'LineStyle','none')
